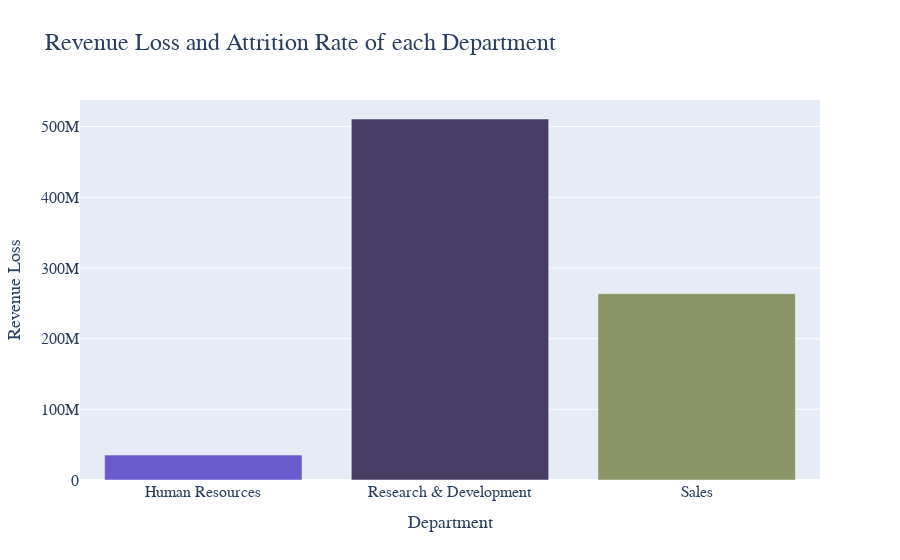

Write notebook code for a chart like this one.
### Markdown cell above
<div style="
  background-color: #0D0D0D;
  color: #FFFFFF;
  font-family: 'Roboto', sans-serif;
  font-size: 21px;
  padding: 10px;
  margin: 0px 0 0 0px;
  border-radius: 15px;
  border: none;
  box-shadow: 0 0 20px rgba(255, 255, 255, 0.2);
  width: 1000px;
  text-align: left;
">
  <h2 style="margin: 0;">Revenue Loss and Attrition Rate of each Department</h2>
</div>

### Code cell
df["RevenueLoss"] = df["MonthlyIncome"] * 12 * df['YearsAtCompany'].mean()

revenue_loss_by_dept = df.groupby("Department")["RevenueLoss"].sum()

attrition_rate_by_dept = df.groupby("Department")["Attrition"].apply(lambda x: (x == "Yes").mean())

fig = go.Figure(
    go.Bar(
        x=revenue_loss_by_dept.index,
        y=revenue_loss_by_dept.values,
        hovertext=attrition_rate_by_dept.values,
        hoverinfo="text+y",
        hovertemplate="<b>Department: %{x}</b><br><b>Attrition Rate:</b> %{hovertext:.2f}<br><b>Revenue Loss:</b> %{y:.2f}",
        marker_color=revenue_loss_by_dept.index.map(lambda x: "#8B9467" if x == "Sales" else "#473C64" if x == "Research & Development" else "#6A5ACD")
))

fig.update_layout(
    yaxis2=dict(
        overlaying="y",
        side="right",
        range=[0, 1]
    )
)

fig.update_layout(
    title={"text": "Revenue Loss and Attrition Rate of each Department", "font_size": 24, "font_family": "TimesNewRoman"},
    xaxis_title={"text": "Department", "font_size": 18, "font_family": "TimesNewRoman"},
    yaxis_title={"text": "Revenue Loss", "font_size": 18, "font_family": "TimesNewRoman"},
    yaxis2_title={"text": "Attrition Rate", "font_size": 18, "font_family": "TimesNewRoman"},
    font_family="TimesNewRoman",
    font_size=16
)
fig.show()

### Figure 1 — Plotly figure (JSON) as saved in the notebook; plotly's stock layout.template omitted (floating-point values rounded to 4 significant figures)
{"data": [{"hoverinfo": "text+y", "hovertemplate": "<b>Department: %{x}</b><br><b>Attrition Rate:</b> %{hovertext:.2f}<br><b>Revenue Loss:</b> %{y:.2f}", "hovertext": [0.1905, 0.1375, 0.2067], "marker": {"color": ["#6A5ACD", "#473C64", "#8B9467"]}, "type": "bar", "x": ["Human Resources", "Research & Development", "Sales"], "y": [35260000.0, 510800000.0, 263700000.0]}], "layout": {"font": {"family": "TimesNewRoman", "size": 16}, "title": {"font": {"family": "TimesNewRoman", "size": 24}, "text": "Revenue Loss and Attrition Rate of each Department"}, "xaxis": {"title": {"font": {"family": "TimesNewRoman", "size": 18}, "text": "Department"}}, "yaxis": {"title": {"font": {"family": "TimesNewRoman", "size": 18}, "text": "Revenue Loss"}}, "yaxis2": {"overlaying": "y", "range": [0, 1], "side": "right", "title": {"font": {"family": "TimesNewRoman", "size": 18}, "text": "Attrition Rate"}}}}
